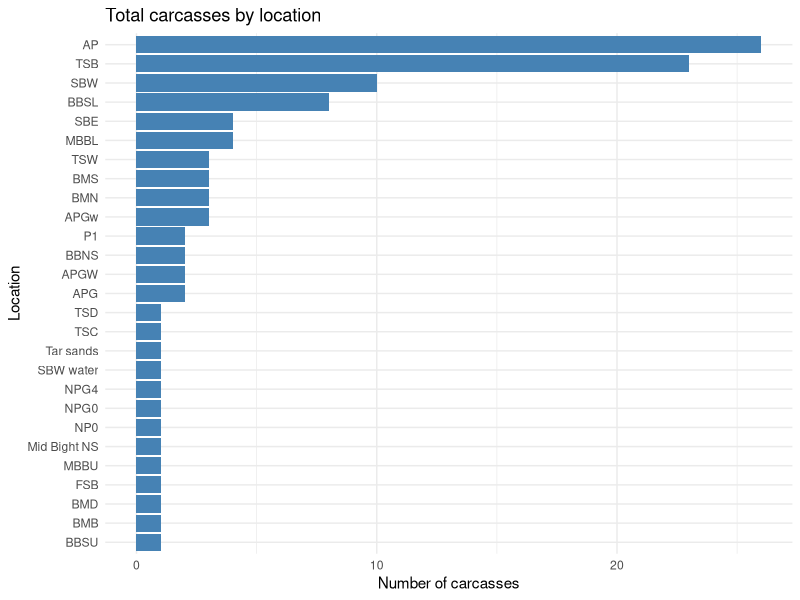
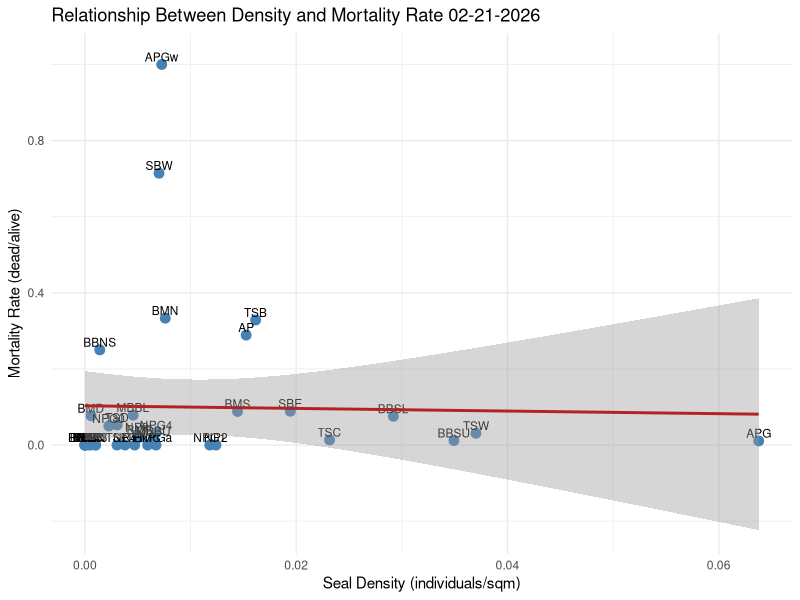
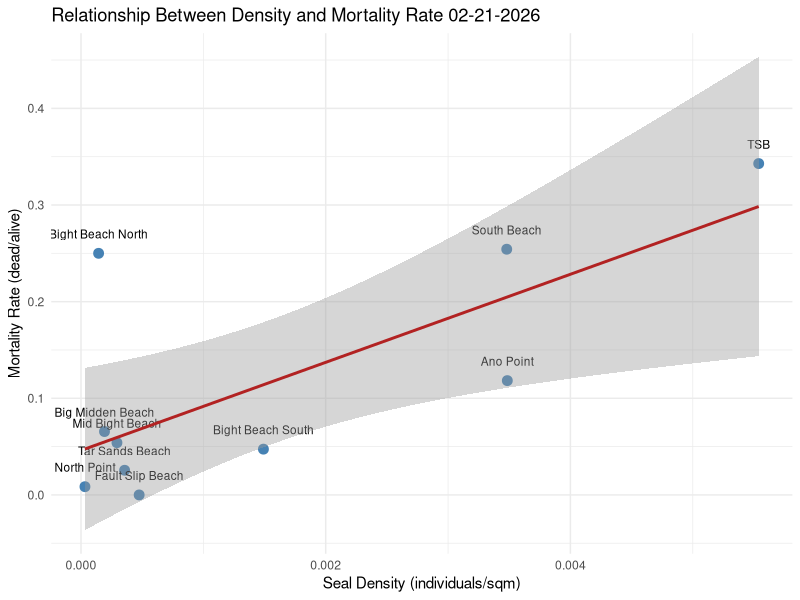

Source code (R) for these figures, in order:
library(tidyverse)
library(dplyr)

carcassdata<- read_csv("ML_all_carcasses_2026_April23.csv",
               quote = '"')

glimpse(carcassdata)
carcassdata |> 
  count(area, sort = TRUE) |> 
  print(n = 27)
carcassdata |> 
  count(area, sort = TRUE) |> 
  ggplot(aes(x = reorder(area, n), y = n)) +
  geom_col(fill = "steelblue") +
  coord_flip() +
  labs(
    title = "Total carcasses by location",
    x = "Location",
    y = "Number of carcasses"
  ) +
  theme_minimal()
X20210221SegementAreaCount <- read_csv("20210221SegementAreaCount.csv")

#adding in density column=individuals/area
DensityDS <- X20210221SegementAreaCount %>%
  mutate(density = NUMPOINTS / area_sqm)

view(DensityDS)

#renaming and modifing existing columns
DensityDS <- DensityDS %>% rename(number_individuals = NUMPOINTS, beach_location = Beach)
DensityDS <- DensityDS %>% select(-fid)
DensityDS <- DensityDS %>% rename(number_individuals_alive = number_individuals)

#getting number of dead individuals, merging APGW and APGw into one location
carcasscount <- carcassdata %>%
  mutate(area = case_when(
    area == "APGW" ~ "APGw",
    TRUE ~ area
  )) %>%
  group_by(area) %>%
  summarise(number_individuals_dead = n())

#joining tables, keeping all locations even if no density match
combined <- DensityDS %>%
  full_join(carcasscount, by = c("beach_location" = "area"))

#replace Na in number_individuals_dead with 0
combined$number_individuals_dead[is.na(combined$number_individuals_dead)] <- 0

#adding mortality rate column
combined <- combined %>%
  mutate(mortality_rate = number_individuals_dead / number_individuals_alive)

#replacing NaN and inf with 0
combined <- combined %>%
  mutate(across(everything(), ~ifelse(is.nan(.), 0, .)))%>%
  mutate(across(everything(),~ifelse(is.infinite(.), 0, .)))

#deleting repeating rows (17,18,19,20)
combined <- combined %>% slice(-c(17, 18, 19,20)) 

#combining SBW water with SBW and Tar sands with TSB and Mid Bight NS to MBBL
combined$number_individuals_dead[combined$beach_location == "SBW"] <- combined$number_individuals_dead[combined$beach_location == "SBW"] + combined$number_individuals_dead[combined$beach_location == "SBW water"]

combined$number_individuals_dead[combined$beach_location == "TSB"] <- combined$number_individuals_dead[combined$beach_location == "TSB"] + combined$number_individuals_dead[combined$beach_location == "Tar sands"]

combined$number_individuals_dead[combined$beach_location == "MBBL"] <- combined$number_individuals_dead[combined$beach_location == "MBBL"] + combined$number_individuals_dead[combined$beach_location == "Mid Bight NS"]

#remove SBW water and Tar sands
combined <- combined[-c(39,40,37), ]

#grouping locations together to see if there is a larger scale trend
unique(combined$beach_location)

combinedlocation <- combined %>%
  mutate(combinedlocation = case_when(
    beach_location %in% c("NP", "NPC", "NP0", "NP1", "NP2", "NP3", "NP4", "NP5", "NPG0", "NPGa", "NPG1", "NPG4", "NPD")          ~ "North Point",
    beach_location %in% c("BBN", "BBNS", "BBNN")    ~ "Bight Beach North",
    beach_location %in% c("MBBL", "MBBU", "Mid Bight NS")              ~ "Mid Bight Beach",
    beach_location %in% c("BMB", "BMNN", "BMD","BMC", "BMS","BMD", "BMN")              ~ "Big Midden Beach",
    beach_location %in% c("BBSL", "BBSU","")              ~ "Bight Beach South",
    beach_location %in% c("AP", "APG","APGw")              ~ "Ano Point",
    beach_location %in% c("SBW", "SBE", "SBW water")              ~ "South Beach",
    beach_location %in% c("TSW", "TSC", "TSD", "TSE","Tar sands")              ~ "Tar Sands Beach",
    beach_location %in% c("FSB")              ~ "Fault Slip Beach",
    TRUE                                    ~ beach_location  # keeps anything not listed as-is
  ))

#combining data for respective location groups

combinedlocation <- combinedlocation %>%
  group_by(combinedlocation) %>%
  summarise(
    number_individuals_dead = sum(number_individuals_dead),
    number_individuals_alive = sum(number_individuals_alive),
    area_sqm = sum(area_sqm),
    mortality_rate = number_individuals_dead / number_individuals_alive,
    density = number_individuals_dead / area_sqm
  )

#making Nan and inf=0 so density and mortality calcs can go through
combinedlocation <- combinedlocation %>%
  mutate(across(everything(), ~ifelse(is.nan(.), 0, .)))%>%
  mutate(across(everything(),~ifelse(is.infinite(.), 0, .)))

view(combinedlocation)

#scatterplot density vs mortality rate with combined (emiting NA)
combined %>%
  filter(!is.na(density) & !is.na(mortality_rate)) %>%
  ggplot(aes(x = density, y = mortality_rate, label=beach_location)) +
  geom_point(size = 3, color = "steelblue") +
  geom_text(nudge_y = 0.02, size = 3) +
  geom_smooth(method = "lm", se = TRUE, color = "firebrick") +
  labs(
    title = "Relationship Between Density and Mortality Rate 02-21-2026",
    x = "Seal Density (individuals/sqm)",
    y = "Mortality Rate (dead/alive)",
  ) +
  theme_minimal()

#scatterplot density vs mortality rate with combined locations (regional)

combinedlocation %>%
  filter(!is.na(density) & !is.na(mortality_rate)) %>%
  ggplot(aes(x = density, y = mortality_rate, label=combinedlocation)) +
  geom_point(size = 3, color = "steelblue") +
  geom_text(nudge_y = 0.02, size = 3) +
  geom_smooth(method = "lm", se = TRUE, color = "firebrick") +
  labs(
    title = "Relationship Between Density and Mortality Rate 02-21-2026",
    x = "Seal Density (individuals/sqm)",
    y = "Mortality Rate (dead/alive)",
  ) +
  theme_minimal()


#summary stats for combined Density vs MR (not stat sig)
model <- lm(density ~ mortality_rate, data = combined)
summary(model)

#summary stats for combined location Density vs MR
combinedlocationmodel <- lm(density ~ mortality_rate, data = combinedlocation)
summary(combinedlocationmodel)
